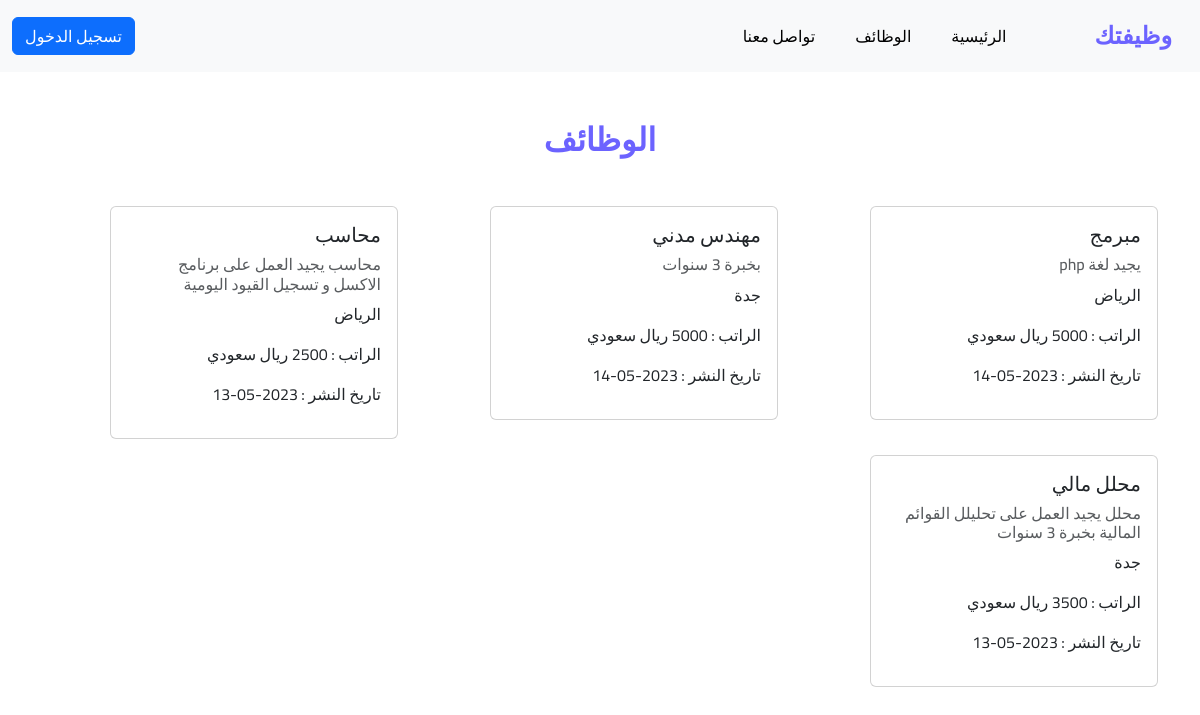
/jobs.php, run on the app's committed database.
### tables this page shows
CREATE TABLE "jobs" (
	"id"	INTEGER NOT NULL UNIQUE,
	"title"	TEXT NOT NULL,
	"description"	TEXT NOT NULL,
	"location"	TEXT NOT NULL,
	"salary"	INTEGER,
	"date_posted"	TEXT,
	PRIMARY KEY("id" AUTOINCREMENT)
);

### jobs.php (the view, shortened to what this page needs)
<?php
require_once 'database/database.php';
$jobs = $pdo->query('SELECT * FROM jobs ORDER BY date_posted DESC')->fetchAll();
?>
<!DOCTYPE html>
<html dir="rtl" lang="ar">
<head>
    <link href="https://cdn.jsdelivr.net/npm/bootstrap@5.3.0-alpha3/dist/css/bootstrap.min.css" rel="stylesheet"
>
    <link rel="stylesheet" href="css/main.css">
</head>
<body>
    <nav class="navbar navbar-expand-lg bg-body-tertiary sticky-top">
        <div class="container-fluid ">
            <a class="navbar-brand logo" href="index.php">وظيفتك</a>
            <div class="collapse navbar-collapse" id="navbarSupportedContent">
                <ul class="d-inline-flex p-2 navbar-nav me-4 ms-auto mb-2 mb-lg-0">
                    <li class="nav-item">
                        <a class="nav-link active ms-4 me-5" aria-current="page" href="index.php">الرئيسية</a>
                    </li>
                    <li class="nav-item">
                        <a class="nav-link active ms-4" href="jobs.php">الوظائف</a>
                    </li>
                    <li class="nav-item">
                        <a class="nav-link active" href="contact.php">تواصل معنا</a>
                    </li>
                </ul>
                <a class="btn btn-primary" href="login.php" role="button">تسجيل الدخول</a>
            </div>
        </div>
    </nav>
    <div class="jobs" id="jobs">
        <div class="container">
            <div class="title mb-5 mt-5 text-center">
                <h2 class="fw-bold"> الوظائف</h2>
            </div>
            <div class="row">
                <?php if (count($jobs) === 0): ?>
                    <p class="text-center">لم يتم العثور على اي وظائف!</p>
                <?php else: ?>
                    <?php foreach ($jobs as $job): ?>
                        <div class="col-12 col-md-6 col-lg-4 mb-3 ">
                            <div class="card " style="width: 18rem;">
                                <div class="card-body">
                                    <h5 class="card-title   ">
                                        <?php echo htmlspecialchars($job['title']); ?>
                                    </h5>
                                    <h6 class="card-text mb-2 text-body-secondary">
                                        <?php echo htmlspecialchars($job['description']); ?>
                                    </h6>
                                    <p class="card-text">
                                        <?php echo htmlspecialchars($job['location']); ?>
                                    </p>
                                    <p>الراتب :
                                        <?php echo htmlspecialchars($job['salary']); ?> ريال سعودي
                                    </p>
                                    <p>تاريخ النشر :
                                        <?php echo htmlspecialchars($job['date_posted']); ?>
                                    </p>
                                </div>
                            </div>
                        </div>
                    <?php endforeach; ?>
                <?php endif; ?>
            </div>
        </div>
    </div>
</body>

### css/main.css (style rules this page uses)
:root { --main-color: #6C63FF; }
body { font-family: 'Cairo', sans-serif; }
.logo { font-weight: bolder; font-size: x-large; color: var(--main-color); }
.landing, .title { color: var(--main-color); }

### data on the page
jobs: title "مبرمج", description "يجيد لغة php", location "الرياض", date_posted "2023-05-14"
jobs: title "مهندس مدني", description "بخبرة 3 سنوات", location "جدة", date_posted "2023-05-14"
jobs: title "محاسب", description "محاسب يجيد العمل على برنامج الاكسل و تسجيل القيود اليومية", location "الرياض", date_posted "2023-05-13"
jobs: title "محلل مالي", description "محلل يجيد العمل على تحليلل القوائم المالية بخبرة 3 سنوات", location "جدة", date_posted "2023-05-13"
